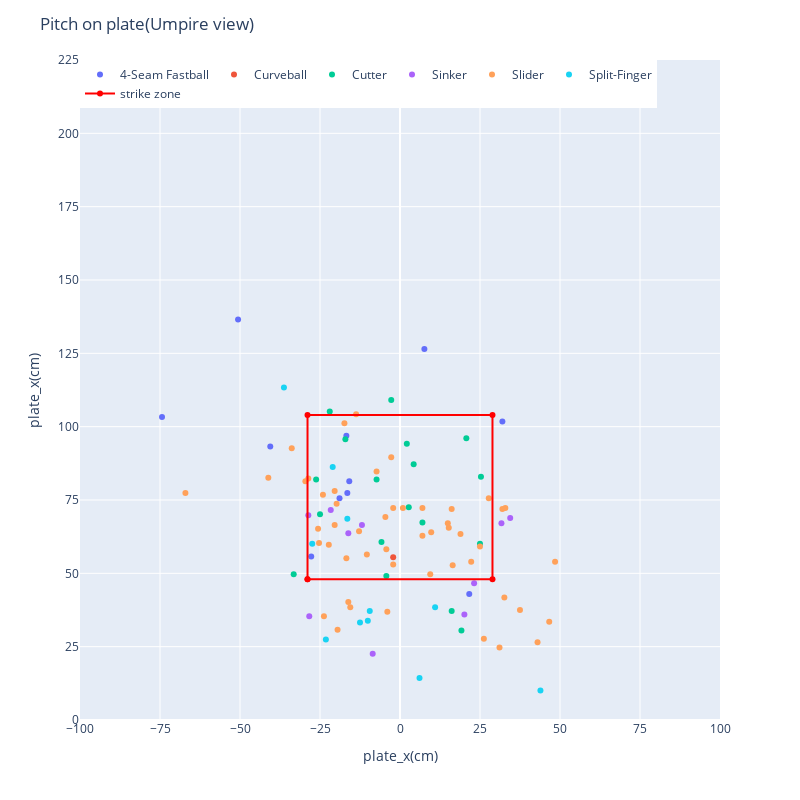

Notebook source saved alongside this figure:
### Code cell
# 一試合に絞る. 9/17, 7回無失点の試合

_fig = plate(df[df['game_date'] == '2022-09-17'])
_fig.show()

### Figure 1 — Plotly figure (JSON) as saved in the notebook; plotly's stock layout.template omitted (floating-point values rounded to 4 significant figures; data arrays with more than 128 entries replaced by an {"elided": "..."} marker saying what was removed)
{"data": [{"customdata": [["2022-09-17T00:00:00", "Frazier, Adam", "Ohtani, Shohei", 157.4, "4-Seam Fastball", null, null, null, "Adam Frazier grounds into a double play, second baseman Luis Rengifo to shortstop Livan Soto to first baseman Mike Ford.   Cal Raleigh out at 2nd.    Adam Frazier out at 1st.", "called_strike"], ["2022-09-17T00:00:00", "Frazier, Adam", "Ohtani, Shohei", 157.3, "4-Seam Fastball", null, null, null, "Adam Frazier grounds into a double play, second baseman Luis Rengifo to shortstop Livan Soto to first baseman Mike Ford.   Cal Raleigh out at 2nd.    Adam Frazier out at 1st.", "ball"], ["2022-09-17T00:00:00", "Frazier, Adam", "Ohtani, Shohei", 156.5, "4-Seam Fastball", 67.97, 124, 32, "Adam Frazier grounds into a double play, second baseman Luis Rengifo to shortstop Livan Soto to first baseman Mike Ford.   Cal Raleigh out at 2nd.    Adam Frazier out at 1st.", "foul"], ["2022-09-17T00:00:00", "Crawford, J.P.", "Ohtani, Shohei", 158.9, "4-Seam Fastball", 4.57, 159.0, -11, "J.P. Crawford grounds out, shortstop Luis Rengifo to first baseman Mike Ford.", "foul"], ["2022-09-17T00:00:00", "Crawford, J.P.", "Ohtani, Shohei", 157.8, "4-Seam Fastball", 2.74, 144.8, -15, "J.P. Crawford grounds out, shortstop Luis Rengifo to first baseman Mike Ford.", "hit_into_play"], ["2022-09-17T00:00:00", "Raleigh, Cal", "Ohtani, Shohei", 161.0, "4-Seam Fastball", 57.61, 119.0, 19, "Cal Raleigh strikes out swinging.", "foul"], ["2022-09-17T00:00:00", "Toro, Abraham", "Ohtani, Shohei", 157.4, "4-Seam Fastball", null, null, null, "Abraham Toro strikes out swinging.", "ball"], ["2022-09-17T00:00:00", "Raleigh, Cal", "Ohtani, Shohei", 159.8, "4-Seam Fastball", null, null, null, "Cal Raleigh walks.", "ball"], ["2022-09-17T00:00:00", "Winker, Jesse", "Ohtani, Shohei", 158.4, "4-Seam Fastball", null, null, null, "Jesse Winker called out on strikes.", "ball"], ["2022-09-17T00:00:00", "Haggerty, Sam", "Ohtani, Shohei", 154.4, "4-Seam Fastball", null, null, null, "Sam Haggerty grounds into a force out, first baseman Mike Ford to shortstop Luis Rengifo.   Adam Frazier out at 2nd.    Sam Haggerty to 1st.", "ball"], ["2022-09-17T00:00:00", "Toro, Abraham", "Ohtani, Shohei", 158.2, "4-Seam Fastball", null, null, null, "Abraham Toro strikes out swinging.", "ball"]], "hovertemplate": "<b>%{hovertext}</b><br><br>pitch_name=%{customdata[4]}<br>plate_x_cm=%{x}<br>plate_z_cm=%{y}<br>game_date=%{customdata[0]}<br>batter_name=%{customdata[1]}<br>pitcher_name=%{customdata[2]}<br>effective_speed_kh=%{customdata[3]}<br>hit_distance_sc_m=%{customdata[5]}<br>launch_speed_kh=%{customdata[6]}<br>launch_angle=%{customdata[7]}<br>des=%{customdata[8]}<br>description=%{customdata[9]}<extra></extra>", "hovertext": ["4-Seam Fastball", "4-Seam Fastball", "4-Seam Fastball", "4-Seam Fastball", "4-Seam Fastball", "4-Seam Fastball", "4-Seam Fastball", "4-Seam Fastball", "4-Seam Fastball", "4-Seam Fastball", "4-Seam Fastball"], "legendgroup": "4-Seam Fastball", "marker": {"color": "#636efa", "symbol": "circle"}, "mode": "markers", "name": "4-Seam Fastball", "orientation": "v", "showlegend": true, "type": "scatter", "x": [-16.46, 21.64, -15.85, -16.76, -18.9, 32, -74.37, 7.62, -50.6, -27.74, -40.54], "xaxis": "x", "y": [77.42, 42.98, 81.38, 96.93, 75.59, 101.8, 103.3, 126.5, 136.6, 55.78, 93.27], "yaxis": "y"}, {"customdata": [["2022-09-17T00:00:00", "Haggerty, Sam", "Ohtani, Shohei", 120.8, "Curveball", null, null, null, "Sam Haggerty grounds out, pitcher Shohei Ohtani to first baseman Mike Ford.", "called_strike"]], "hovertemplate": "<b>%{hovertext}</b><br><br>pitch_name=%{customdata[4]}<br>plate_x_cm=%{x}<br>plate_z_cm=%{y}<br>game_date=%{customdata[0]}<br>batter_name=%{customdata[1]}<br>pitcher_name=%{customdata[2]}<br>effective_speed_kh=%{customdata[3]}<br>hit_distance_sc_m=%{customdata[5]}<br>launch_speed_kh=%{customdata[6]}<br>launch_angle=%{customdata[7]}<br>des=%{customdata[8]}<br>description=%{customdata[9]}<extra></extra>", "hovertext": ["Curveball"], "legendgroup": "Curveball", "marker": {"color": "#EF553B", "symbol": "circle"}, "mode": "markers", "name": "Curveball", "orientation": "v", "showlegend": true, "type": "scatter", "x": [-2.13], "xaxis": "x", "y": [55.47], "yaxis": "y"}, {"customdata": {"elided": "18x10 mixed values"}, "hovertemplate": "<b>%{hovertext}</b><br><br>pitch_name=%{customdata[4]}<br>plate_x_cm=%{x}<br>plate_z_cm=%{y}<br>game_date=%{customdata[0]}<br>batter_name=%{customdata[1]}<br>pitcher_name=%{customdata[2]}<br>effective_speed_kh=%{customdata[3]}<br>hit_distance_sc_m=%{customdata[5]}<br>launch_speed_kh=%{customdata[6]}<br>launch_angle=%{customdata[7]}<br>des=%{customdata[8]}<br>description=%{customdata[9]}<extra></extra>", "hovertext": ["Cutter", "Cutter", "Cutter", "Cutter", "Cutter", "Cutter", "Cutter", "Cutter", "Cutter", "Cutter", "Cutter", "Cutter", "Cutter", "Cutter", "Cutter", "Cutter", "Cutter", "Cutter"], "legendgroup": "Cutter", "marker": {"color": "#00cc96", "symbol": "circle"}, "mode": "markers", "name": "Cutter", "orientation": "v", "showlegend": true, "type": "scatter", "x": [-4.27, 25.3, -26.21, -2.74, 20.73, 2.74, -5.79, -7.32, 2.13, -24.99, 19.2, -17.07, 4.27, 16.15, -21.95, 24.99, 7.01, -33.22], "xaxis": "x", "y": [49.07, 82.91, 81.99, 109.1, 96.01, 72.54, 60.66, 81.99, 94.18, 70.1, 30.48, 95.71, 87.17, 37.19, 105.2, 60.05, 67.36, 49.68], "yaxis": "y"}, {"customdata": [["2022-09-17T00:00:00", "Frazier, Adam", "Ohtani, Shohei", 158.1, "Sinker", null, null, null, "Adam Frazier grounds into a force out, shortstop Luis Rengifo to second baseman Michael Stefanic.   Cal Raleigh out at 2nd.    Adam Frazier to 1st.", "ball"], ["2022-09-17T00:00:00", "France, Ty", "Ohtani, Shohei", 156, "Sinker", null, null, null, "Ty France strikes out swinging.", "ball"], ["2022-09-17T00:00:00", "France, Ty", "Ohtani, Shohei", 157.3, "Sinker", null, null, null, "Ty France lines out to second baseman Luis Rengifo.", "ball"], ["2022-09-17T00:00:00", "France, Ty", "Ohtani, Shohei", 157.3, "Sinker", null, null, null, "Ty France grounds into a force out, shortstop Luis Rengifo to second baseman Michael Stefanic.   J.P. Crawford out at 2nd.", "ball"], ["2022-09-17T00:00:00", "Santana, Carlos", "Ohtani, Shohei", 158.7, "Sinker", 76.2, 121.3, 39, "Carlos Santana grounds out to first baseman Mike Ford.", "foul"], ["2022-09-17T00:00:00", "Crawford, J.P.", "Ohtani, Shohei", 160.2, "Sinker", null, null, null, "J.P. Crawford singles on a ground ball to right fielder Taylor Ward.", "ball"], ["2022-09-17T00:00:00", "Crawford, J.P.", "Ohtani, Shohei", 159.5, "Sinker", 64.01, 125.3, 24, "J.P. Crawford called out on strikes.", "foul"], ["2022-09-17T00:00:00", "Santana, Carlos", "Ohtani, Shohei", 163.2, "Sinker", 39.32, 128.2, 10, "Carlos Santana strikes out swinging.", "foul"], ["2022-09-17T00:00:00", "Winker, Jesse", "Ohtani, Shohei", 159.5, "Sinker", null, null, null, "Jesse Winker flies out to center fielder Mike Trout.", "ball"], ["2022-09-17T00:00:00", "Haggerty, Sam", "Ohtani, Shohei", 159.5, "Sinker", 65.84, 118.2, 43, "Sam Haggerty grounds out, pitcher Shohei Ohtani to first baseman Mike Ford.", "foul"]], "hovertemplate": "<b>%{hovertext}</b><br><br>pitch_name=%{customdata[4]}<br>plate_x_cm=%{x}<br>plate_z_cm=%{y}<br>game_date=%{customdata[0]}<br>batter_name=%{customdata[1]}<br>pitcher_name=%{customdata[2]}<br>effective_speed_kh=%{customdata[3]}<br>hit_distance_sc_m=%{customdata[5]}<br>launch_speed_kh=%{customdata[6]}<br>launch_angle=%{customdata[7]}<br>des=%{customdata[8]}<br>description=%{customdata[9]}<extra></extra>", "hovertext": ["Sinker", "Sinker", "Sinker", "Sinker", "Sinker", "Sinker", "Sinker", "Sinker", "Sinker", "Sinker"], "legendgroup": "Sinker", "marker": {"color": "#ab63fa", "symbol": "circle"}, "mode": "markers", "name": "Sinker", "orientation": "v", "showlegend": true, "type": "scatter", "x": [34.44, -8.53, 23.16, 31.7, -11.89, -28.65, -21.64, -28.35, 20.12, -16.15], "xaxis": "x", "y": [68.88, 22.56, 46.63, 67.06, 66.45, 69.8, 71.63, 35.36, 35.97, 63.7], "yaxis": "y"}, {"customdata": {"elided": "51x10 mixed values"}, "hovertemplate": "<b>%{hovertext}</b><br><br>pitch_name=%{customdata[4]}<br>plate_x_cm=%{x}<br>plate_z_cm=%{y}<br>game_date=%{customdata[0]}<br>batter_name=%{customdata[1]}<br>pitcher_name=%{customdata[2]}<br>effective_speed_kh=%{customdata[3]}<br>hit_distance_sc_m=%{customdata[5]}<br>launch_speed_kh=%{customdata[6]}<br>launch_angle=%{customdata[7]}<br>des=%{customdata[8]}<br>description=%{customdata[9]}<extra></extra>", "hovertext": ["Slider", "Slider", "Slider", "Slider", "Slider", "Slider", "Slider", "Slider", "Slider", "Slider", "Slider", "Slider", "Slider", "Slider", "Slider", "Slider", "Slider", "Slider", "Slider", "Slider", "Slider", "Slider", "Slider", "Slider", "Slider", "Slider", "Slider", "Slider", "Slider", "Slider", "Slider", "Slider", "Slider", "Slider", "Slider", "Slider", "Slider", "Slider", "Slider", "Slider", "Slider", "Slider", "Slider", "Slider", "Slider", "Slider", "Slider", "Slider", "Slider", "Slider", "Slider"], "legendgroup": "Slider", "marker": {"color": "#FFA15A", "symbol": "circle"}, "mode": "markers", "name": "Slider", "orientation": "v", "showlegend": true, "type": "scatter", "x": [-23.77, 37.49, -41.15, 9.75, 16.46, -67.06, -10.36, -33.83, 18.9, -7.32, -19.81, -25.3, -20.42, -25.6, 32, -22.25, -17.37, 15.24, -24.08, -4.57, 22.25, 48.46, -20.42, -15.54, 26.21, 27.74, 42.98, 31.09, 32.92, 7.01, 24.99, 16.15, -28.65, -19.51, -16.15, -29.57, 46.63, 14.94, 32.61, -2.74, 9.45, 26.21, 7.01, 0.91, -2.13, -2.13, -13.72, -12.8, -3.96, -4.27, -16.76], "xaxis": "x", "y": [35.36, 37.49, 82.6, 64.01, 52.73, 77.42, 56.39, 92.66, 63.4, 84.73, 73.76, 60.35, 78.03, 65.23, 71.93, 59.74, 101.2, 65.53, 76.81, 69.19, 53.95, 53.95, 66.45, 38.4, -23.16, 75.59, 26.52, 24.69, 72.24, 62.79, 59.13, 71.93, 82.3, 30.78, 40.23, 81.38, 33.53, 67.06, 41.76, 89.61, 49.68, 27.74, 72.24, 72.24, 72.24, 53.04, 104.2, 64.31, 36.88, 58.22, 55.17], "yaxis": "y"}, {"customdata": {"elided": "16x10 mixed values"}, "hovertemplate": "<b>%{hovertext}</b><br><br>pitch_name=%{customdata[4]}<br>plate_x_cm=%{x}<br>plate_z_cm=%{y}<br>game_date=%{customdata[0]}<br>batter_name=%{customdata[1]}<br>pitcher_name=%{customdata[2]}<br>effective_speed_kh=%{customdata[3]}<br>hit_distance_sc_m=%{customdata[5]}<br>launch_speed_kh=%{customdata[6]}<br>launch_angle=%{customdata[7]}<br>des=%{customdata[8]}<br>description=%{customdata[9]}<extra></extra>", "hovertext": ["Split-Finger", "Split-Finger", "Split-Finger", "Split-Finger", "Split-Finger", "Split-Finger", "Split-Finger", "Split-Finger", "Split-Finger", "Split-Finger", "Split-Finger", "Split-Finger", "Split-Finger", "Split-Finger", "Split-Finger", "Split-Finger"], "legendgroup": "Split-Finger", "marker": {"color": "#19d3f3", "symbol": "circle"}, "mode": "markers", "name": "Split-Finger", "orientation": "v", "showlegend": true, "type": "scatter", "x": [-21.03, -9.45, 38.71, 6.1, -36.27, -16.46, 7.32, 19.2, 2.74, -23.16, 31.09, -12.5, -27.43, 10.97, 43.89, -10.06], "xaxis": "x", "y": [86.26, 37.19, -10.97, 14.33, 113.4, 68.58, -17.37, -10.97, -1.22, 27.43, -22.86, 33.22, 60.05, 38.4, 10.06, 33.83], "yaxis": "y"}, {"line": {"color": "red"}, "name": "strike zone", "type": "scatter", "x": [-28.9, -28.9, 28.9, 28.9, -28.9], "y": [48, 104, 104, 48, 48]}], "layout": {"autosize": false, "height": 800, "legend": {"orientation": "h", "title": {}, "tracegroupgap": 0, "x": 0, "xanchor": "left", "y": 1, "yanchor": "top"}, "margin": {"t": 60}, "title": {"text": "Pitch on plate(Umpire view)"}, "width": 800, "xaxis": {"anchor": "y", "domain": [0, 1], "dtick": 25, "range": [-100, 100], "title": {"text": "plate_x(cm)"}}, "yaxis": {"anchor": "x", "domain": [0, 1], "dtick": 25, "range": [0, 225], "title": {"text": "plate_x(cm)"}}}}
